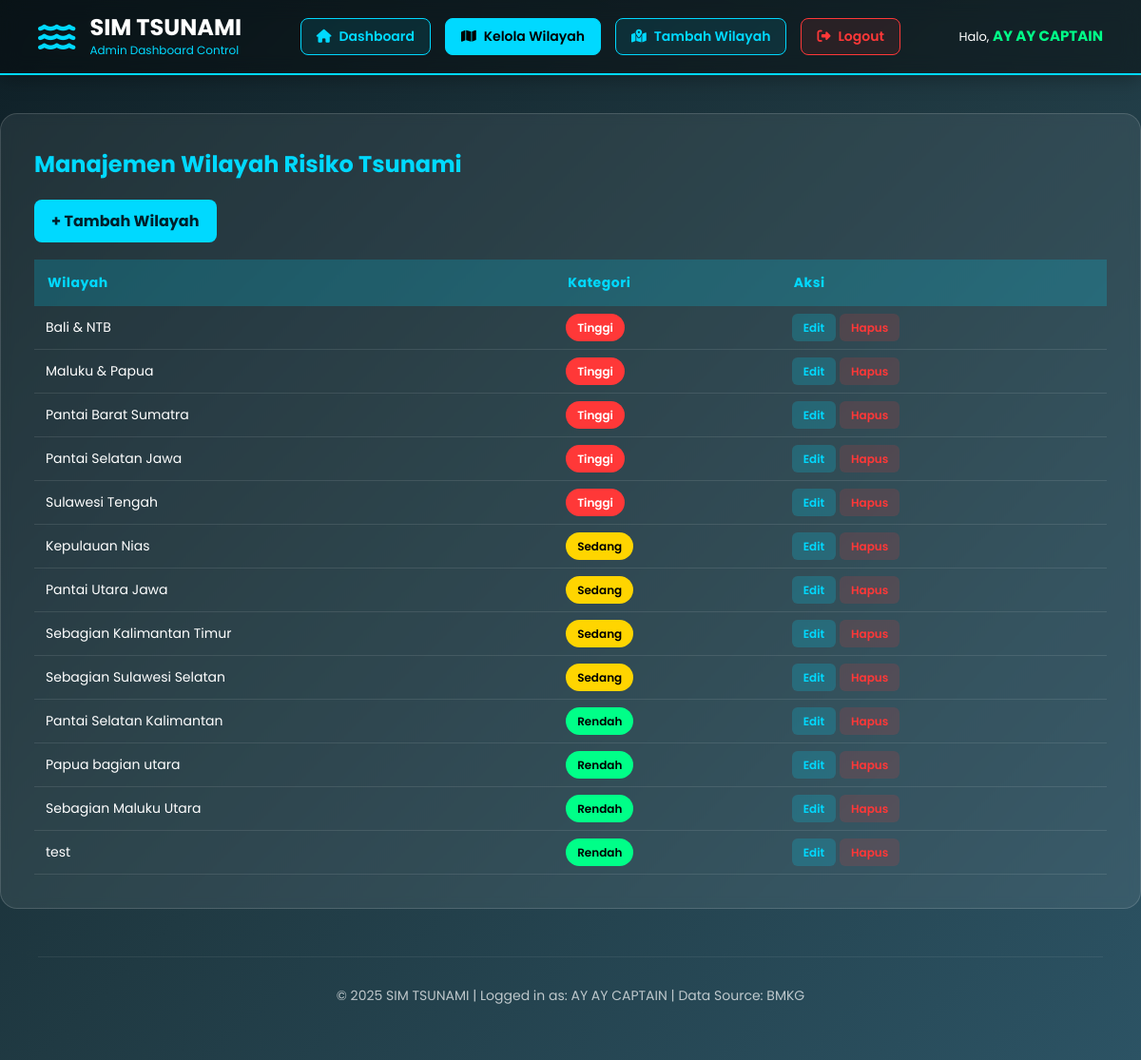
Screenshot of /petaadmin.php (signed in) with the database file from the repository.
### tables this page shows
CREATE TABLE `wilayah_resiko` (
  `id` int NOT NULL,
  `nama_wilayah` varchar(255) NOT NULL,
  `kategori` enum('tinggi','sedang','rendah') NOT NULL,
  `created_at` timestamp NULL DEFAULT CURRENT_TIMESTAMP
);

### petaadmin.php (the view, shortened to what this page needs)
<?php
$nama_lengkap   = $_SESSION['nama_lengkap'];
?>
<!DOCTYPE html>
<html lang="id">
<head>
    <link href="https://cdnjs.cloudflare.com/ajax/libs/font-awesome/6.4.0/css/all.min.css" rel="stylesheet">
</head>
<body>
    <div class="header">
        <div class="header-content">
            <div class="logo">
                <i class="fas fa-water"></i>
                <div>
                    <h1>SIM TSUNAMI</h1>
                    <p>Admin Dashboard Control</p>
                </div>
            </div>
            <div class="nav-menu">
                <a href="homeadmin.php" class="nav-btn">
                    <i class="fas fa-home"></i> Dashboard
                </a>
                <a href="petaadmin.php" class="nav-btn active">
                    <i class="fas fa-map"></i> Kelola Wilayah
                </a>
                <a href="tambah-wilayah.php" class="nav-btn">
                <i class="fas fa-map-marked-alt"></i> Tambah Wilayah
                </a>
                <a href="logout.php" class="nav-btn btn-logout">
                    <i class="fas fa-sign-out-alt"></i> Logout
                </a>
            </div>
            <div class="user-profile">
                <div style="margin-bottom: 2px;">Halo, <strong><?php echo htmlspecialchars($nama_lengkap); ?></strong></div>
            </div>
        </div>
    </div>
    <?php
include 'koneksi.php';
$wilayah = mysqli_query($conn, "SELECT * FROM wilayah_resiko ORDER BY kategori, nama_wilayah");
?>
<div class="content-wrapper">
    <h2 class="page-title">Manajemen Wilayah Risiko Tsunami</h2>
    <a href="tambah-wilayah.php" class="btn-add">+ Tambah Wilayah</a>
    <div class="table-container">
        <table class="risk-table">
            <tr>
                <th>Wilayah</th>
                <th>Kategori</th>
                <th>Aksi</th>
            </tr>
            <?php while ($w = mysqli_fetch_assoc($wilayah)) : ?>
            <tr>
                <td><?= $w['nama_wilayah']; ?></td>
                <td><span class="badge <?= $w['kategori']; ?>"><?= ucfirst($w['kategori']); ?></span></td>
                <td>
                    <a href="edit-wilayah.php?id=<?= $w['id']; ?>" class="btn-edit">Edit</a>
                    <a href="hapus-wilayah.php?id=<?= $w['id']; ?>" class="btn-delete" onclick="return konfirmasiHapus('<?= $w['nama_wilayah']; ?>')">Hapus</a>
                </td>
            </tr>
            <?php endwhile; ?>
        </table>
    </div>
</div>
    <div class="container">
    <div class="footer">
        <p>&copy; 2025 SIM TSUNAMI | Logged in as: <?php echo $nama_lengkap; ?> | Data Source: BMKG</p>
    </div>
</body>
</html>

### petaadmin.php (style rules this page uses)
* { margin: 0; padding: 0; box-sizing: border-box; }
body { font-family: 'Poppins', sans-serif; background: linear-gradient(135deg, #0f2027 0%, #203a43 50%, #2c5364 100%); color: #fff; min-height: 100vh; }
.header { background: rgba(0, 0, 0, 0.4); backdrop-filter: blur(10px); padding: 15px 40px; box-shadow: 0 4px 20px rgba(0, 0, 0, 0.3); border-bottom: 2px solid #00d9ff; position: sticky; top: 0; z-index: 1000; }
.header-content { display: flex; justify-content: space-between; align-items: center; max-width: 1400px; margin: 0 auto; }
.logo { display: flex; align-items: center; gap: 15px; }
.logo i { font-size: 35px; color: #00d9ff; animation: wave 2s ease-in-out infinite; }
.logo h1 { font-size: 24px; font-weight: 700; line-height: 1.2; }
.logo p { font-size: 12px; color: #00d9ff; margin-top: 0; }
.nav-menu { display: flex; gap: 15px; }
.nav-btn { background: rgba(0, 217, 255, 0.1); color: #00d9ff; border: 1px solid #00d9ff; padding: 8px 16px; border-radius: 8px; cursor: pointer; transition: all 0.3s; font-weight: 600; font-size: 14px; text-decoration: none; display: flex; align-items: center; gap: 8px; }
.nav-btn:hover, .nav-btn.active { background: #00d9ff; color: #000; }
.btn-logout { border-color: #ff3838; color: #ff3838; background: rgba(255, 56, 56, 0.1); }
.user-profile { text-align: right; font-size: 13px; }
.user-profile strong { color: #00ff88; font-size: 15px; }
.container { max-width: 1400px; margin: 30px auto; padding: 0 40px; }
.footer { text-align: center; padding: 30px; opacity: 0.7; font-size: 14px; margin-top: 50px; border-top: 1px solid rgba(255, 255, 255, 0.1); }
.content-wrapper { max-width: 1200px; margin: 40px auto; background: rgba(255, 255, 255, 0.07); padding: 35px; border-radius: 18px; border: 1px solid rgba(255,255,255,0.15); backdrop-filter: blur(6px); }
.page-title { font-size: 24px; font-weight: 700; color: #00d9ff; margin-bottom: 20px; }
.btn-add { display: inline-block; background: #00d9ff; color: #001f2b; padding: 10px 18px; border-radius: 8px; font-weight: 700; text-decoration: none; margin-bottom: 18px; transition: 0.3s; }
.table-container { overflow-x: auto; }
.risk-table { width: 100%; border-collapse: collapse; }
.risk-table th { background: rgba(0, 217, 255, 0.2); color: #00d9ff; padding: 14px; text-align: left; font-size: 14px; letter-spacing: 0.5px; }
.risk-table td { padding: 12px; border-bottom: 1px solid rgba(255,255,255,0.1); font-size: 14px; }
.badge { padding: 6px 12px; border-radius: 20px; font-weight: 600; font-size: 12px; text-transform: capitalize; }
.badge.tinggi { background: #ff3838; }
.badge.sedang { background: #ffd500; color: #000; }
.badge.rendah { background: #00ff88; color: #000; }
.btn-edit, .btn-delete { padding: 6px 12px; border-radius: 6px; font-size: 12px; text-decoration: none; font-weight: 600; transition: 0.2s; }
.btn-edit { background: rgba(0, 217, 255, 0.2); color: #00d9ff; }
.btn-delete { background: rgba(255, 56, 56, 0.15); color: #ff3838; }

### rows the page displays
wilayah_resiko: nama_wilayah "Bali & NTB", kategori "Tinggi"
wilayah_resiko: nama_wilayah "Maluku & Papua", kategori "Tinggi"
wilayah_resiko: nama_wilayah "Pantai Barat Sumatra", kategori "Tinggi"
wilayah_resiko: nama_wilayah "Pantai Selatan Jawa", kategori "Tinggi"
wilayah_resiko: nama_wilayah "Sulawesi Tengah", kategori "Tinggi"
wilayah_resiko: nama_wilayah "Kepulauan Nias", kategori "Sedang"
wilayah_resiko: nama_wilayah "Pantai Utara Jawa", kategori "Sedang"
wilayah_resiko: nama_wilayah "Sebagian Kalimantan Timur", kategori "Sedang"
wilayah_resiko: nama_wilayah "Sebagian Sulawesi Selatan", kategori "Sedang"
wilayah_resiko: nama_wilayah "Pantai Selatan Kalimantan", kategori "Rendah"
wilayah_resiko: nama_wilayah "Papua bagian utara", kategori "Rendah"
wilayah_resiko: nama_wilayah "Sebagian Maluku Utara", kategori "Rendah"
wilayah_resiko: nama_wilayah "test", kategori "Rendah"

### other values shown
$nama_lengkap "AY AY CAPTAIN"
